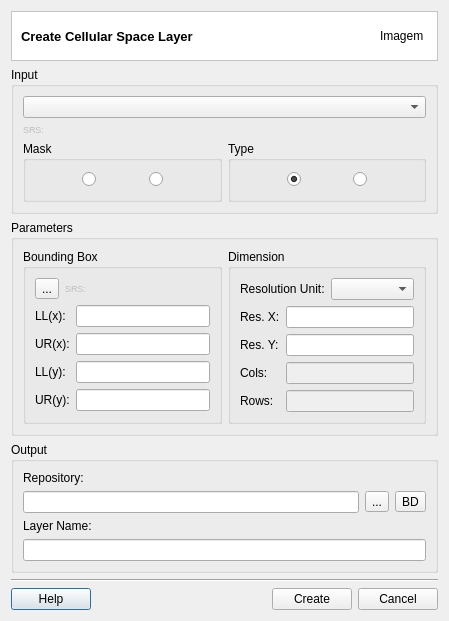
<?xml version="1.0" encoding="UTF-8"?>
<ui version="4.0">
 <class>CreateCellularSpaceDialogForm</class>
 <widget class="QDialog" name="CreateCellularSpaceDialogForm">
  <property name="geometry">
   <rect>
    <x>0</x>
    <y>0</y>
    <width>449</width>
    <height>594</height>
   </rect>
  </property>
  <property name="windowTitle">
   <string>Create Cellular Space</string>
  </property>
  <layout class="QGridLayout" name="gridLayout_32">
   <item row="0" column="0">
    <layout class="QGridLayout" name="gridLayout_31">
     <item row="0" column="0">
      <widget class="QFrame" name="frame_3">
       <property name="styleSheet">
        <string notr="true">QWidget { background: white }</string>
       </property>
       <property name="frameShape">
        <enum>QFrame::StyledPanel</enum>
       </property>
       <property name="frameShadow">
        <enum>QFrame::Sunken</enum>
       </property>
       <layout class="QGridLayout" name="gridLayout_30" columnstretch="1,0">
        <property name="topMargin">
         <number>0</number>
        </property>
        <property name="bottomMargin">
         <number>0</number>
        </property>
        <property name="horizontalSpacing">
         <number>9</number>
        </property>
        <item row="0" column="0">
         <widget class="QLabel" name="m_datasourceTypeTitleLabel_2">
          <property name="font">
           <font>
            <pointsize>10</pointsize>
            <weight>75</weight>
            <bold>true</bold>
           </font>
          </property>
          <property name="text">
           <string>Create Cellular Space Layer</string>
          </property>
         </widget>
        </item>
        <item row="0" column="1">
         <widget class="QLabel" name="m_imgLabel">
          <property name="minimumSize">
           <size>
            <width>48</width>
            <height>48</height>
           </size>
          </property>
          <property name="maximumSize">
           <size>
            <width>48</width>
            <height>48</height>
           </size>
          </property>
          <property name="text">
           <string>Imagem</string>
          </property>
         </widget>
        </item>
       </layout>
      </widget>
     </item>
     <item row="1" column="0">
      <widget class="QGroupBox" name="groupBox_2">
       <property name="title">
        <string>Input</string>
       </property>
       <layout class="QGridLayout" name="gridLayout_29">
        <item row="0" column="0">
         <layout class="QGridLayout" name="gridLayout_28">
          <item row="0" column="0">
           <layout class="QGridLayout" name="gridLayout_21">
            <item row="0" column="0">
             <widget class="QComboBox" name="m_layersComboBox">
              <property name="sizePolicy">
               <sizepolicy hsizetype="Preferred" vsizetype="Fixed">
                <horstretch>0</horstretch>
                <verstretch>0</verstretch>
               </sizepolicy>
              </property>
             </widget>
            </item>
            <item row="1" column="0">
             <layout class="QGridLayout" name="gridLayout_9">
              <item row="0" column="0">
               <widget class="QLabel" name="label_19">
                <property name="enabled">
                 <bool>false</bool>
                </property>
                <property name="sizePolicy">
                 <sizepolicy hsizetype="Preferred" vsizetype="Fixed">
                  <horstretch>0</horstretch>
                  <verstretch>0</verstretch>
                 </sizepolicy>
                </property>
                <property name="maximumSize">
                 <size>
                  <width>16777215</width>
                  <height>16777215</height>
                 </size>
                </property>
                <property name="font">
                 <font>
                  <pointsize>7</pointsize>
                 </font>
                </property>
                <property name="text">
                 <string>SRS:</string>
                </property>
               </widget>
              </item>
              <item row="0" column="1">
               <widget class="QLabel" name="m_layerSRIDLabel">
                <property name="enabled">
                 <bool>false</bool>
                </property>
                <property name="sizePolicy">
                 <sizepolicy hsizetype="MinimumExpanding" vsizetype="Fixed">
                  <horstretch>0</horstretch>
                  <verstretch>0</verstretch>
                 </sizepolicy>
                </property>
                <property name="maximumSize">
                 <size>
                  <width>16777215</width>
                  <height>16777215</height>
                 </size>
                </property>
                <property name="font">
                 <font>
                  <pointsize>7</pointsize>
                 </font>
                </property>
                <property name="text">
                 <string/>
                </property>
               </widget>
              </item>
             </layout>
            </item>
           </layout>
          </item>
          <item row="1" column="0">
           <layout class="QGridLayout" name="gridLayout_20">
            <item row="0" column="0">
             <widget class="QGroupBox" name="groupBox_6">
              <property name="title">
               <string>Mask</string>
              </property>
              <property name="flat">
               <bool>true</bool>
              </property>
              <layout class="QGridLayout" name="gridLayout_6">
               <item row="0" column="0">
                <layout class="QGridLayout" name="gridLayout">
                 <item row="0" column="0">
                  <spacer name="horizontalSpacer_3">
                   <property name="orientation">
                    <enum>Qt::Horizontal</enum>
                   </property>
                   <property name="sizeType">
                    <enum>QSizePolicy::MinimumExpanding</enum>
                   </property>
                   <property name="sizeHint" stdset="0">
                    <size>
                     <width>1</width>
                     <height>20</height>
                    </size>
                   </property>
                  </spacer>
                 </item>
                 <item row="0" column="2">
                  <spacer name="horizontalSpacer">
                   <property name="orientation">
                    <enum>Qt::Horizontal</enum>
                   </property>
                   <property name="sizeType">
                    <enum>QSizePolicy::MinimumExpanding</enum>
                   </property>
                   <property name="sizeHint" stdset="0">
                    <size>
                     <width>1</width>
                     <height>20</height>
                    </size>
                   </property>
                  </spacer>
                 </item>
                 <item row="0" column="1">
                  <widget class="QRadioButton" name="m_maskRadioButton">
                   <property name="sizePolicy">
                    <sizepolicy hsizetype="Maximum" vsizetype="Fixed">
                     <horstretch>0</horstretch>
                     <verstretch>0</verstretch>
                    </sizepolicy>
                   </property>
                   <property name="toolTip">
                    <string>Mask</string>
                   </property>
                   <property name="text">
                    <string/>
                   </property>
                   <property name="checked">
                    <bool>false</bool>
                   </property>
                  </widget>
                 </item>
                 <item row="0" column="3">
                  <widget class="QRadioButton" name="m_noMaskRadioButton">
                   <property name="sizePolicy">
                    <sizepolicy hsizetype="Maximum" vsizetype="Fixed">
                     <horstretch>0</horstretch>
                     <verstretch>0</verstretch>
                    </sizepolicy>
                   </property>
                   <property name="toolTip">
                    <string>No Mask</string>
                   </property>
                   <property name="text">
                    <string/>
                   </property>
                  </widget>
                 </item>
                 <item row="0" column="4">
                  <spacer name="horizontalSpacer_4">
                   <property name="orientation">
                    <enum>Qt::Horizontal</enum>
                   </property>
                   <property name="sizeType">
                    <enum>QSizePolicy::MinimumExpanding</enum>
                   </property>
                   <property name="sizeHint" stdset="0">
                    <size>
                     <width>1</width>
                     <height>20</height>
                    </size>
                   </property>
                  </spacer>
                 </item>
                </layout>
               </item>
              </layout>
             </widget>
            </item>
            <item row="0" column="1">
             <widget class="QGroupBox" name="groupBox">
              <property name="sizePolicy">
               <sizepolicy hsizetype="Preferred" vsizetype="Fixed">
                <horstretch>0</horstretch>
                <verstretch>0</verstretch>
               </sizepolicy>
              </property>
              <property name="title">
               <string>Type</string>
              </property>
              <property name="flat">
               <bool>true</bool>
              </property>
              <layout class="QGridLayout" name="gridLayout_10">
               <item row="0" column="0">
                <layout class="QGridLayout" name="gridLayout_7">
                 <item row="0" column="0">
                  <spacer name="horizontalSpacer_6">
                   <property name="orientation">
                    <enum>Qt::Horizontal</enum>
                   </property>
                   <property name="sizeType">
                    <enum>QSizePolicy::MinimumExpanding</enum>
                   </property>
                   <property name="sizeHint" stdset="0">
                    <size>
                     <width>1</width>
                     <height>20</height>
                    </size>
                   </property>
                  </spacer>
                 </item>
                 <item row="0" column="2">
                  <spacer name="horizontalSpacer_2">
                   <property name="orientation">
                    <enum>Qt::Horizontal</enum>
                   </property>
                   <property name="sizeType">
                    <enum>QSizePolicy::MinimumExpanding</enum>
                   </property>
                   <property name="sizeHint" stdset="0">
                    <size>
                     <width>1</width>
                     <height>20</height>
                    </size>
                   </property>
                  </spacer>
                 </item>
                 <item row="0" column="3">
                  <widget class="QRadioButton" name="m_pointsRadioButton">
                   <property name="toolTip">
                    <string>Points</string>
                   </property>
                   <property name="text">
                    <string/>
                   </property>
                  </widget>
                 </item>
                 <item row="0" column="1">
                  <widget class="QRadioButton" name="m_polygonsRadioButton">
                   <property name="toolTip">
                    <string>Polygons</string>
                   </property>
                   <property name="text">
                    <string/>
                   </property>
                   <property name="checked">
                    <bool>true</bool>
                   </property>
                  </widget>
                 </item>
                 <item row="0" column="4">
                  <spacer name="horizontalSpacer_7">
                   <property name="orientation">
                    <enum>Qt::Horizontal</enum>
                   </property>
                   <property name="sizeType">
                    <enum>QSizePolicy::MinimumExpanding</enum>
                   </property>
                   <property name="sizeHint" stdset="0">
                    <size>
                     <width>1</width>
                     <height>20</height>
                    </size>
                   </property>
                  </spacer>
                 </item>
                </layout>
               </item>
              </layout>
             </widget>
            </item>
           </layout>
          </item>
         </layout>
        </item>
       </layout>
      </widget>
     </item>
     <item row="2" column="0">
      <widget class="QGroupBox" name="groupBox_4">
       <property name="title">
        <string>Parameters</string>
       </property>
       <layout class="QGridLayout" name="gridLayout_27">
        <item row="0" column="0">
         <layout class="QGridLayout" name="gridLayout_26">
          <item row="0" column="0">
           <widget class="QGroupBox" name="m_boudingBoxGroupBox">
            <property name="title">
             <string>Bounding Box</string>
            </property>
            <property name="flat">
             <bool>true</bool>
            </property>
            <property name="checkable">
             <bool>false</bool>
            </property>
            <property name="checked">
             <bool>false</bool>
            </property>
            <layout class="QGridLayout" name="gridLayout_17">
             <item row="0" column="0">
              <layout class="QGridLayout" name="gridLayout_12">
               <item row="0" column="0">
                <layout class="QGridLayout" name="gridLayout_2">
                 <item row="0" column="0">
                  <widget class="QToolButton" name="m_srsToolButton">
                   <property name="text">
                    <string>...</string>
                   </property>
                  </widget>
                 </item>
                 <item row="0" column="1">
                  <layout class="QGridLayout" name="gridLayout_8">
                   <item row="0" column="0">
                    <widget class="QLabel" name="label_17">
                     <property name="enabled">
                      <bool>false</bool>
                     </property>
                     <property name="sizePolicy">
                      <sizepolicy hsizetype="Preferred" vsizetype="Fixed">
                       <horstretch>0</horstretch>
                       <verstretch>0</verstretch>
                      </sizepolicy>
                     </property>
                     <property name="maximumSize">
                      <size>
                       <width>16777215</width>
                       <height>16777215</height>
                      </size>
                     </property>
                     <property name="font">
                      <font>
                       <pointsize>7</pointsize>
                      </font>
                     </property>
                     <property name="text">
                      <string>SRS:</string>
                     </property>
                    </widget>
                   </item>
                   <item row="0" column="1">
                    <widget class="QLabel" name="m_resSRIDLabel">
                     <property name="enabled">
                      <bool>false</bool>
                     </property>
                     <property name="sizePolicy">
                      <sizepolicy hsizetype="MinimumExpanding" vsizetype="Fixed">
                       <horstretch>0</horstretch>
                       <verstretch>0</verstretch>
                      </sizepolicy>
                     </property>
                     <property name="maximumSize">
                      <size>
                       <width>16777215</width>
                       <height>16777215</height>
                      </size>
                     </property>
                     <property name="font">
                      <font>
                       <pointsize>7</pointsize>
                      </font>
                     </property>
                     <property name="text">
                      <string/>
                     </property>
                    </widget>
                   </item>
                  </layout>
                 </item>
                </layout>
               </item>
               <item row="1" column="0">
                <layout class="QGridLayout" name="gridLayout_11">
                 <item row="0" column="0">
                  <layout class="QGridLayout" name="gridLayout_4">
                   <item row="0" column="0">
                    <widget class="QLabel" name="label_2">
                     <property name="text">
                      <string>LL(x):</string>
                     </property>
                    </widget>
                   </item>
                   <item row="1" column="0">
                    <widget class="QLabel" name="label_4">
                     <property name="text">
                      <string>UR(x):</string>
                     </property>
                    </widget>
                   </item>
                   <item row="2" column="0">
                    <widget class="QLabel" name="label_3">
                     <property name="text">
                      <string>LL(y):</string>
                     </property>
                    </widget>
                   </item>
                   <item row="3" column="0">
                    <widget class="QLabel" name="label_5">
                     <property name="text">
                      <string>UR(y):</string>
                     </property>
                    </widget>
                   </item>
                  </layout>
                 </item>
                 <item row="0" column="1">
                  <layout class="QGridLayout" name="gridLayout_5">
                   <item row="0" column="0">
                    <widget class="QLineEdit" name="m_llxLineEdit">
                     <property name="sizePolicy">
                      <sizepolicy hsizetype="MinimumExpanding" vsizetype="Fixed">
                       <horstretch>0</horstretch>
                       <verstretch>0</verstretch>
                      </sizepolicy>
                     </property>
                    </widget>
                   </item>
                   <item row="1" column="0">
                    <widget class="QLineEdit" name="m_urxLineEdit">
                     <property name="sizePolicy">
                      <sizepolicy hsizetype="MinimumExpanding" vsizetype="Fixed">
                       <horstretch>0</horstretch>
                       <verstretch>0</verstretch>
                      </sizepolicy>
                     </property>
                    </widget>
                   </item>
                   <item row="2" column="0">
                    <widget class="QLineEdit" name="m_llyLineEdit">
                     <property name="sizePolicy">
                      <sizepolicy hsizetype="MinimumExpanding" vsizetype="Fixed">
                       <horstretch>0</horstretch>
                       <verstretch>0</verstretch>
                      </sizepolicy>
                     </property>
                    </widget>
                   </item>
                   <item row="3" column="0">
                    <widget class="QLineEdit" name="m_uryLineEdit">
                     <property name="sizePolicy">
                      <sizepolicy hsizetype="MinimumExpanding" vsizetype="Fixed">
                       <horstretch>0</horstretch>
                       <verstretch>0</verstretch>
                      </sizepolicy>
                     </property>
                    </widget>
                   </item>
                  </layout>
                 </item>
                </layout>
               </item>
              </layout>
             </item>
            </layout>
           </widget>
          </item>
          <item row="0" column="1">
           <widget class="QGroupBox" name="groupBox_5">
            <property name="title">
             <string>Dimension</string>
            </property>
            <property name="flat">
             <bool>true</bool>
            </property>
            <layout class="QGridLayout" name="gridLayout_25">
             <item row="0" column="0">
              <layout class="QGridLayout" name="gridLayout_24">
               <item row="0" column="0">
                <layout class="QHBoxLayout" name="horizontalLayout_4">
                 <item>
                  <widget class="QLabel" name="label_6">
                   <property name="text">
                    <string>Resolution Unit:</string>
                   </property>
                  </widget>
                 </item>
                 <item>
                  <widget class="QComboBox" name="m_unitComboBox">
                   <property name="sizePolicy">
                    <sizepolicy hsizetype="MinimumExpanding" vsizetype="Fixed">
                     <horstretch>0</horstretch>
                     <verstretch>0</verstretch>
                    </sizepolicy>
                   </property>
                  </widget>
                 </item>
                </layout>
               </item>
               <item row="1" column="0">
                <layout class="QGridLayout" name="gridLayout_23">
                 <item row="0" column="0">
                  <layout class="QGridLayout" name="gridLayout_19">
                   <item row="0" column="0">
                    <widget class="QLabel" name="label_7">
                     <property name="text">
                      <string>Res. X:</string>
                     </property>
                    </widget>
                   </item>
                   <item row="1" column="0">
                    <widget class="QLabel" name="label_9">
                     <property name="text">
                      <string>Res. Y:</string>
                     </property>
                    </widget>
                   </item>
                   <item row="2" column="0">
                    <widget class="QLabel" name="label_8">
                     <property name="text">
                      <string>Cols:</string>
                     </property>
                    </widget>
                   </item>
                   <item row="3" column="0">
                    <widget class="QLabel" name="label_10">
                     <property name="text">
                      <string>Rows:</string>
                     </property>
                    </widget>
                   </item>
                  </layout>
                 </item>
                 <item row="0" column="1">
                  <layout class="QGridLayout" name="gridLayout_22">
                   <item row="0" column="0">
                    <widget class="QLineEdit" name="m_resXLineEdit">
                     <property name="maximumSize">
                      <size>
                       <width>16777215</width>
                       <height>16777215</height>
                      </size>
                     </property>
                    </widget>
                   </item>
                   <item row="1" column="0">
                    <widget class="QLineEdit" name="m_resYLineEdit">
                     <property name="maximumSize">
                      <size>
                       <width>16777215</width>
                       <height>16777215</height>
                      </size>
                     </property>
                    </widget>
                   </item>
                   <item row="2" column="0">
                    <widget class="QLineEdit" name="m_colsLineEdit">
                     <property name="enabled">
                      <bool>false</bool>
                     </property>
                     <property name="maximumSize">
                      <size>
                       <width>16777215</width>
                       <height>16777215</height>
                      </size>
                     </property>
                     <property name="readOnly">
                      <bool>true</bool>
                     </property>
                    </widget>
                   </item>
                   <item row="3" column="0">
                    <widget class="QLineEdit" name="m_rowsLineEdit">
                     <property name="enabled">
                      <bool>false</bool>
                     </property>
                     <property name="maximumSize">
                      <size>
                       <width>16777215</width>
                       <height>16777215</height>
                      </size>
                     </property>
                     <property name="readOnly">
                      <bool>true</bool>
                     </property>
                    </widget>
                   </item>
                  </layout>
                 </item>
                </layout>
               </item>
              </layout>
             </item>
            </layout>
           </widget>
          </item>
         </layout>
        </item>
       </layout>
      </widget>
     </item>
     <item row="3" column="0">
      <widget class="QGroupBox" name="groupBox_3">
       <property name="sizePolicy">
        <sizepolicy hsizetype="Preferred" vsizetype="Preferred">
         <horstretch>0</horstretch>
         <verstretch>0</verstretch>
        </sizepolicy>
       </property>
       <property name="title">
        <string>Output</string>
       </property>
       <layout class="QGridLayout" name="gridLayout_16">
        <item row="0" column="0">
         <layout class="QGridLayout" name="gridLayout_15">
          <item row="0" column="0">
           <layout class="QGridLayout" name="gridLayout_13">
            <item row="0" column="0">
             <widget class="QLabel" name="label_11">
              <property name="text">
               <string>Repository:</string>
              </property>
             </widget>
            </item>
            <item row="1" column="0">
             <layout class="QGridLayout" name="gridLayout_3">
              <item row="0" column="0">
               <widget class="QLineEdit" name="m_repositoryLineEdit">
                <property name="enabled">
                 <bool>true</bool>
                </property>
                <property name="readOnly">
                 <bool>true</bool>
                </property>
               </widget>
              </item>
              <item row="0" column="1">
               <widget class="QToolButton" name="m_targetFileToolButton">
                <property name="minimumSize">
                 <size>
                  <width>0</width>
                  <height>0</height>
                 </size>
                </property>
                <property name="text">
                 <string>...</string>
                </property>
               </widget>
              </item>
              <item row="0" column="2">
               <widget class="QToolButton" name="m_targetDatasourceToolButton">
                <property name="minimumSize">
                 <size>
                  <width>0</width>
                  <height>0</height>
                 </size>
                </property>
                <property name="text">
                 <string>BD</string>
                </property>
               </widget>
              </item>
             </layout>
            </item>
           </layout>
          </item>
          <item row="1" column="0">
           <layout class="QGridLayout" name="gridLayout_14">
            <item row="0" column="0">
             <widget class="QLabel" name="label_12">
              <property name="text">
               <string>Layer Name:</string>
              </property>
             </widget>
            </item>
            <item row="1" column="0">
             <widget class="QLineEdit" name="m_newLayerNameLineEdit">
              <property name="readOnly">
               <bool>false</bool>
              </property>
             </widget>
            </item>
           </layout>
          </item>
         </layout>
        </item>
       </layout>
      </widget>
     </item>
     <item row="4" column="0">
      <layout class="QGridLayout" name="gridLayout_18">
       <item row="0" column="0">
        <widget class="Line" name="line_2">
         <property name="orientation">
          <enum>Qt::Horizontal</enum>
         </property>
        </widget>
       </item>
       <item row="1" column="0">
        <layout class="QHBoxLayout" name="horizontalLayout_5">
         <item>
          <widget class="te::qt::widgets::HelpPushButton" name="m_helpPushButton">
           <property name="text">
            <string>Help</string>
           </property>
          </widget>
         </item>
         <item>
          <spacer name="horizontalSpacer_5">
           <property name="orientation">
            <enum>Qt::Horizontal</enum>
           </property>
           <property name="sizeType">
            <enum>QSizePolicy::MinimumExpanding</enum>
           </property>
           <property name="sizeHint" stdset="0">
            <size>
             <width>40</width>
             <height>20</height>
            </size>
           </property>
          </spacer>
         </item>
         <item>
          <widget class="QPushButton" name="m_createPushButton">
           <property name="text">
            <string>Create</string>
           </property>
          </widget>
         </item>
         <item>
          <widget class="QPushButton" name="m_cancelPushButton">
           <property name="text">
            <string>Cancel</string>
           </property>
          </widget>
         </item>
        </layout>
       </item>
      </layout>
     </item>
    </layout>
   </item>
  </layout>
  <zorder></zorder>
 </widget>
 <customwidgets>
  <customwidget>
   <class>te::qt::widgets::HelpPushButton</class>
   <extends>QPushButton</extends>
   <header>terralib/qt/widgets/help/HelpPushButton.h</header>
  </customwidget>
 </customwidgets>
 <tabstops>
  <tabstop>m_layersComboBox</tabstop>
  <tabstop>m_maskRadioButton</tabstop>
  <tabstop>m_noMaskRadioButton</tabstop>
  <tabstop>m_polygonsRadioButton</tabstop>
  <tabstop>m_pointsRadioButton</tabstop>
  <tabstop>m_srsToolButton</tabstop>
  <tabstop>m_llxLineEdit</tabstop>
  <tabstop>m_urxLineEdit</tabstop>
  <tabstop>m_llyLineEdit</tabstop>
  <tabstop>m_uryLineEdit</tabstop>
  <tabstop>m_unitComboBox</tabstop>
  <tabstop>m_resXLineEdit</tabstop>
  <tabstop>m_resYLineEdit</tabstop>
  <tabstop>m_colsLineEdit</tabstop>
  <tabstop>m_rowsLineEdit</tabstop>
  <tabstop>m_repositoryLineEdit</tabstop>
  <tabstop>m_targetFileToolButton</tabstop>
  <tabstop>m_targetDatasourceToolButton</tabstop>
  <tabstop>m_newLayerNameLineEdit</tabstop>
  <tabstop>m_createPushButton</tabstop>
  <tabstop>m_cancelPushButton</tabstop>
  <tabstop>m_helpPushButton</tabstop>
 </tabstops>
 <resources/>
 <connections>
  <connection>
   <sender>m_cancelPushButton</sender>
   <signal>clicked()</signal>
   <receiver>CreateCellularSpaceDialogForm</receiver>
   <slot>reject()</slot>
   <hints>
    <hint type="sourcelabel">
     <x>452</x>
     <y>448</y>
    </hint>
    <hint type="destinationlabel">
     <x>250</x>
     <y>235</y>
    </hint>
   </hints>
  </connection>
 </connections>
</ui>
